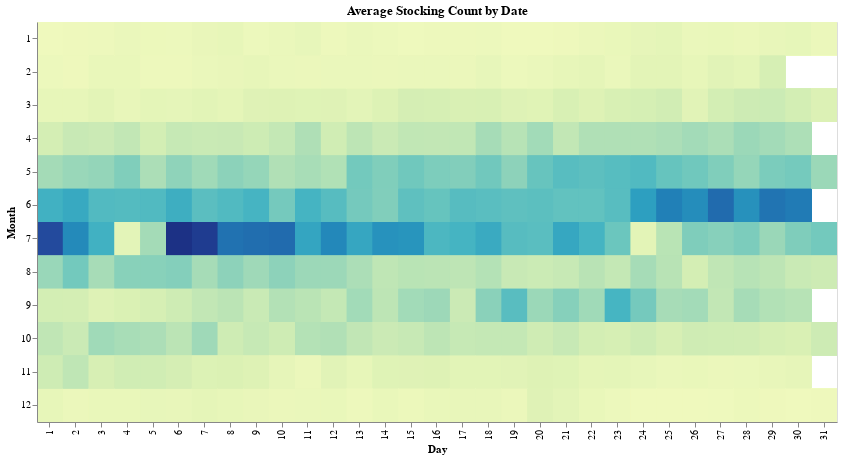

Notebook code for this chart:
### Markdown cell above
#### In order to look into the current state, and even future, of Utah fishing, we need to look into how historical trends have shaped Utah waters. The Utah DWR is responsible for adjusting the number of fish stocked every year by recording and measuring trends in current fish populations, and adjusting the number of stocked fish accordingly to not overload the ecosystem. We can use this interactive chart to see how some of Utah's most popular fish have been stocked. 

#### From our historical data, we are able to see trends from popularly stocked fish, such as the Rainbow and Cutthroat Trout. These fish have seen a decrease in stocking numbers over the past 20 years, partly due to changes in the DWRs pattern of stocking. The DWR has begun stocking fewer, but larger fish to increase the survival rate of fish, as well as to account for rising drought conditions and decreasing water levels in recent years. Despite this, some species have seen a general trend upwards in stocking in Utah such as the Kokanee Salmon and Walleye. For most other species of fish, the stocking levels remain even and adjust upwards and downwards according to yearly needs.

### Code cell
#Include all missing dates
all_dates = pd.date_range(start=fish_stock_data['Date Stocked'].min(), end=fish_stock_data['Date Stocked'].max(), freq='D')
complete_dates_df = pd.DataFrame(all_dates, columns=['Date Stocked'])
complete_dates_df['Year'] = complete_dates_df['Date Stocked'].dt.year
complete_dates_df['Month'] = complete_dates_df['Date Stocked'].dt.month
complete_dates_df['Day'] = complete_dates_df['Date Stocked'].dt.day

daily_counts = fish_stock_data.groupby(['Year', 'Month', 'Day']).size().reset_index(name='Daily Stocking Count')
merged_counts = pd.merge(complete_dates_df, daily_counts, on=['Year', 'Month', 'Day'], how='left').fillna(0)

avg_daily_counts = merged_counts.groupby(['Month', 'Day'])['Daily Stocking Count'].mean().reset_index()
avg_daily_counts = avg_daily_counts.rename(columns={'Daily Stocking Count': 'Daily Stocking Average'})

yearly_counts = fish_stock_data.groupby('Year').size().reset_index(name='Yearly Stocking Count')

heatmap_combined_df = pd.merge(merged_counts, yearly_counts, on='Year', how='left')
heatmap_combined_df = pd.merge(heatmap_combined_df, avg_daily_counts, on=['Month', 'Day'], how='left')

brush_selection = alt.selection_point(encodings=['x', 'y'])

base_plot = alt.Chart(heatmap_combined_df)

# Heatmap
heatmap = base_plot.mark_rect().encode(
    x=alt.X("Day:O", title="Day"),
    y=alt.Y("Month:O", title="Month"),
    color=alt.condition(
        brush_selection,
        alt.Color("Daily Stocking Average:Q", title="Avg Daily Stocking", legend=None),
        alt.value("lightgray")
    ),
    tooltip=['Month:O', 'Day:O', 'Daily Stocking Average:Q']
).add_params(
    brush_selection
).properties(
    title='Average Stocking Count by Date',
    height=400,
    width=800
)

heatmap

### Figure 1 — Vega-Lite specification as saved in the notebook (floating-point values rounded to 4 significant figures; data arrays with more than 128 entries replaced by an {"elided": "..."} marker saying what was removed)
{"config": {"view": {"continuousWidth": 300, "continuousHeight": 300}}, "data": {"name": "data-f9ecfb6c80a2bf1ee2d6d4843cdfd029"}, "mark": {"type": "rect"}, "encoding": {"color": {"condition": {"param": "param_5", "field": "Daily Stocking Average", "legend": null, "title": "Avg Daily Stocking", "type": "quantitative"}, "value": "lightgray"}, "tooltip": [{"field": "Month", "type": "ordinal"}, {"field": "Day", "type": "ordinal"}, {"field": "Daily Stocking Average", "type": "quantitative"}], "x": {"field": "Day", "title": "Day", "type": "ordinal"}, "y": {"field": "Month", "title": "Month", "type": "ordinal"}}, "height": 400, "params": [{"name": "param_5", "select": {"type": "point", "encodings": ["x", "y"]}}], "title": "Average Stocking Count by Date", "width": 800, "$schema": "https://vega.github.io/schema/vega-lite/v5.8.0.json", "datasets": {"data-f9ecfb6c80a2bf1ee2d6d4843cdfd029": {"elided": "8345 records"}}}
